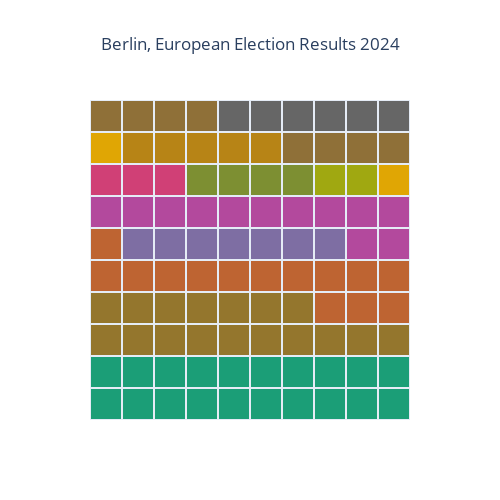

Source (notebook cell):
### Markdown cell above
It should not have axes labels and it should be square.

### Code cell
fig.update_layout(
        # Waffle without axes and must be square
        yaxis=dict(visible=False, constrain='domain', scaleanchor="x"),
        xaxis=dict(visible=False, constrain='domain',),

        title="Berlin, European Election Results 2024",
        title_x=0.5, # Center the title

        width=500, 
        height=500, 
        # yaxis_autorange='reversed' # Optional: reverse the waffle

    )


fig.show()

### Figure 1 — Plotly figure (JSON) as saved in the notebook; plotly's stock layout.template omitted (floating-point values rounded to 4 significant figures)
{"data": [{"colorscale": [[0, "rgb(27,158,119)"], [0.1429, "rgb(217,95,2)"], [0.2857, "rgb(117,112,179)"], [0.4286, "rgb(231,41,138)"], [0.5714, "rgb(102,166,30)"], [0.7143, "rgb(230,171,2)"], [0.8571, "rgb(166,118,29)"], [1, "rgb(102,102,102)"]], "customdata": [["GRÜNE<br>19.6 %", "GRÜNE<br>19.6 %", "GRÜNE<br>19.6 %", "GRÜNE<br>19.6 %", "GRÜNE<br>19.6 %", "GRÜNE<br>19.6 %", "GRÜNE<br>19.6 %", "GRÜNE<br>19.6 %", "GRÜNE<br>19.6 %", "GRÜNE<br>19.6 %"], ["GRÜNE<br>19.6 %", "GRÜNE<br>19.6 %", "GRÜNE<br>19.6 %", "GRÜNE<br>19.6 %", "GRÜNE<br>19.6 %", "GRÜNE<br>19.6 %", "GRÜNE<br>19.6 %", "GRÜNE<br>19.6 %", "GRÜNE<br>19.6 %", "GRÜNE<br>19.6 %"], ["CDU<br>17.6 %", "CDU<br>17.6 %", "CDU<br>17.6 %", "CDU<br>17.6 %", "CDU<br>17.6 %", "CDU<br>17.6 %", "CDU<br>17.6 %", "CDU<br>17.6 %", "CDU<br>17.6 %", "CDU<br>17.6 %"], ["CDU<br>17.6 %", "CDU<br>17.6 %", "CDU<br>17.6 %", "CDU<br>17.6 %", "CDU<br>17.6 %", "CDU<br>17.6 %", "CDU<br>17.6 %", "SPD<br>13.3 %", "SPD<br>13.3 %", "SPD<br>13.3 %"], ["SPD<br>13.3 %", "SPD<br>13.3 %", "SPD<br>13.3 %", "SPD<br>13.3 %", "SPD<br>13.3 %", "SPD<br>13.3 %", "SPD<br>13.3 %", "SPD<br>13.3 %", "SPD<br>13.3 %", "SPD<br>13.3 %"], ["SPD<br>13.3 %", "DIE LINKE<br>7.3 %", "DIE LINKE<br>7.3 %", "DIE LINKE<br>7.3 %", "DIE LINKE<br>7.3 %", "DIE LINKE<br>7.3 %", "DIE LINKE<br>7.3 %", "DIE LINKE<br>7.3 %", "AfD<br>11.6 %", "AfD<br>11.6 %"], ["AfD<br>11.6 %", "AfD<br>11.6 %", "AfD<br>11.6 %", "AfD<br>11.6 %", "AfD<br>11.6 %", "AfD<br>11.6 %", "AfD<br>11.6 %", "AfD<br>11.6 %", "AfD<br>11.6 %", "AfD<br>11.6 %"], ["Die PARTEI<br>3.4 %", "Die PARTEI<br>3.4 %", "Die PARTEI<br>3.4 %", "FDP<br>4.4 %", "FDP<br>4.4 %", "FDP<br>4.4 %", "FDP<br>4.4 %", "Tierschutzpartei<br>2.1 %", "Tierschutzpartei<br>2.1 %", "MERA25<br>1.4 %"], ["MERA25<br>1.4 %", "Volt<br>4.8 %", "Volt<br>4.8 %", "Volt<br>4.8 %", "Volt<br>4.8 %", "Volt<br>4.8 %", "BSW<br>8.7 %", "BSW<br>8.7 %", "BSW<br>8.7 %", "BSW<br>8.7 %"], ["BSW<br>8.7 %", "BSW<br>8.7 %", "BSW<br>8.7 %", "BSW<br>8.7 %", "Other<br>5.7 %", "Other<br>5.7 %", "Other<br>5.7 %", "Other<br>5.7 %", "Other<br>5.7 %", "Other<br>5.7 %"]], "hovertemplate": "%{customdata}<extra></extra>", "showscale": false, "type": "heatmap", "xgap": 2, "ygap": 2, "z": [[0, 0, 0, 0, 0, 0, 0, 0, 0, 0], [0, 0, 0, 0, 0, 0, 0, 0, 0, 0], [1, 1, 1, 1, 1, 1, 1, 1, 1, 1], [1, 1, 1, 1, 1, 1, 1, 2, 2, 2], [2, 2, 2, 2, 2, 2, 2, 2, 2, 2], [2, 3, 3, 3, 3, 3, 3, 3, 4, 4], [4, 4, 4, 4, 4, 4, 4, 4, 4, 4], [5, 5, 5, 6, 6, 6, 6, 7, 7, 8], [8, 9, 9, 9, 9, 9, 10, 10, 10, 10], [10, 10, 10, 10, 11, 11, 11, 11, 11, 11]]}], "layout": {"height": 500, "title": {"text": "Berlin, European Election Results 2024", "x": 0.5}, "width": 500, "xaxis": {"constrain": "domain", "visible": false}, "yaxis": {"constrain": "domain", "scaleanchor": "x", "visible": false}}}
